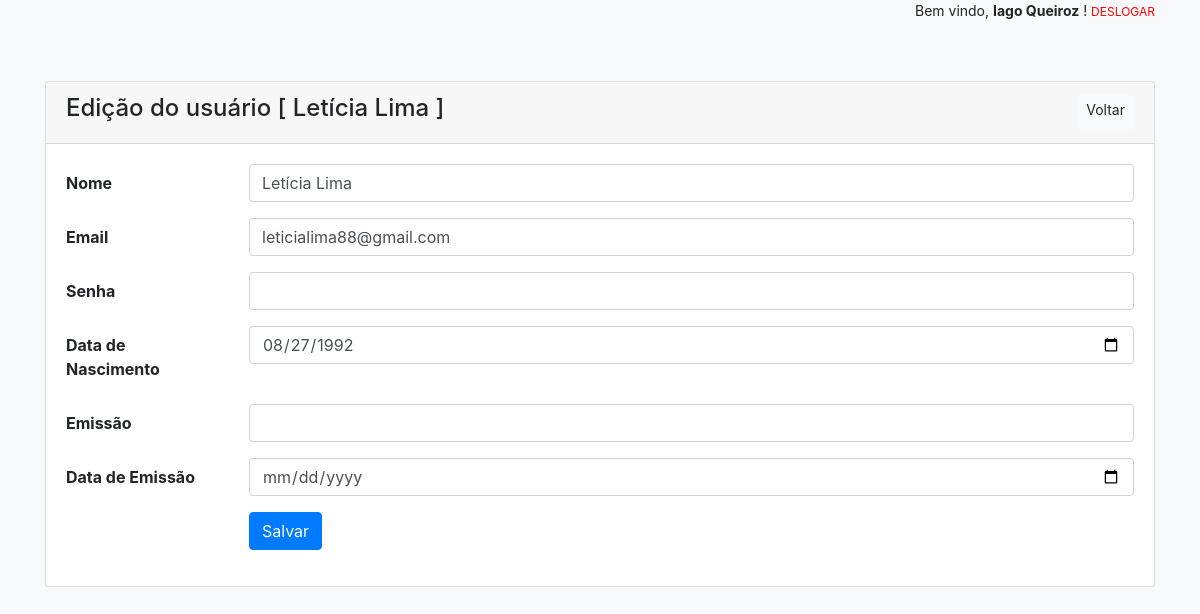
The app's page /users/edit/8 (signed in) with its own data.
### tables this page shows
CREATE TABLE IF NOT EXISTS `users` (
  `id` int(10) UNSIGNED NOT NULL AUTO_INCREMENT,
  `nome` varchar(70) NOT NULL,
  `email` varchar(120) NOT NULL,
  `senha` varchar(120) NOT NULL,
  `data_nascimento` date DEFAULT NULL,
  `emissao` int(11) DEFAULT NULL,
  `data_emissao` date DEFAULT NULL,
  PRIMARY KEY (`id`)
);

### app/Controllers/UsersController.php (called while the page is built, shortened)
<?php
class UsersController
{
    public function edit($id)
    {
        $model = new UserModel;
        $user  = $model->find($id);
        require_once APP . 'Views/_partials/header.php';
        require_once APP . 'Views/users/edit.php';
        require_once APP . 'Views/_partials/footer.php';
    }
}

### public/index.php (called while the page is built, shortened)
<?php
$app = new Application();

### app/Core/Model.php (called while the page is built, shortened)
<?php
class Model
{
    protected $db;
    private function setConnection()
    {
        try {
            $options = array(
                PDO::ATTR_DEFAULT_FETCH_MODE => PDO::FETCH_OBJ,
                PDO::ATTR_ERRMODE            => PDO::ERRMODE_EXCEPTION,
                PDO::MYSQL_ATTR_INIT_COMMAND => 'SET NAMES utf8',
            );
            $this->db = new PDO('mysql:host=' . DB_HOST . ';dbname=' . DB_NAME . ';charset=utf8', DB_USER, DB_PASS, $options);
        } catch (PDOException $e) {
            exit("The application cannot connect to the database");
        }
    }
    public function find($id)
    {
        $sql    = "SELECT * FROM {$this->table} WHERE id = :id LIMIT 1";
        $query  = $this->db->prepare($sql);
        $params = [':id' => $id];
        $query->execute($params);
        return ($query->rowCount() ? $query->fetch() : false);
    }
}

### app/Views/users/edit.php (the view, shortened to what this page needs)
<section class="container user-info">
            <div class="card">
                <div class="card-header d-flex justify-content-between aligm-items-center">
                    <h4>Edição do usuário [ <?=$user->nome?> ]</h4>
                    <a href="<?=URL?>users" class="btn btn-sm btn-light float-right">Voltar</a>
                </div>
                <div class="card-body">
                    <form method="POST" action="<?=URL?>users/update/<?=$user->id?>">
                        <div class="form-group row">
                            <label for="nome" class="col-2 col-form-label"><strong>Nome</strong></label>
                            <div class="col-10">
                                <input type="text" name="nome" class="form-control" id="nome" value="<?=$user->nome?>" required>
                            </div>
                        </div>
                        <div class="form-group row">
                            <label for="email" class="col-2 col-form-label"><strong>Email</strong></label>
                            <div class="col-10">
                                <input type="text" name="email" class="form-control" id="email" value="<?=$user->email?>" required>
                            </div>
                        </div>
                        <div class="form-group row">
                            <label for="senha" class="col-2 col-form-label"><strong>Senha</strong></label>
                            <div class="col-10">
                                <input type="password" name="senha" class="form-control" id="senha" value="" required>
                            </div>
                        </div>
                        <div class="form-group row">
                            <label for="nascimento" class="col-2 col-form-label"><strong>Data de Nascimento</strong></label>
                            <div class="col-10">
                                <input type="date" name="data_nascimento" class="form-control" id="nascimento" value="<?=$user->data_nascimento?>">
                            </div>
                        </div>
                        <div class="form-group row">
                            <label for="emissao" class="col-2 col-form-label"><strong>Emissão</strong></label>
                            <div class="col-10">
                                <input type="text" name="emissao" class="form-control" id="emissao" value="<?=$user->emissao?>">
                            </div>
                        </div>
                        <div class="form-group row">
                            <label for="data_emissao" class="col-2 col-form-label"><strong>Data de Emissão</strong></label>
                            <div class="col-10">
                                <input type="date" name="data_emissao" class="form-control" id="data_emissao" value="<?=$user->data_emissao?>">
                            </div>
                        </div>
                        <div class="form-group row">
                            <div class="col-10 offset-2">
                                <button type="submit" class="btn btn-primary">Salvar</button>
                            </div>
                        </div>
                    </div>
                </div>
        </section>

### public/css/app.css (style rules this page uses)
html,body { height: 100%; background-color: #f7f9fb; }
.users-list, .user-info { margin-top: 60px; }

### records on screen
users: nome "Letícia Lima", email "leticialima88@gmail.com", data_nascimento "08/27/1992"

### other values on screen
$_SESSION['user_info']['name'] "Iago Queiroz"
